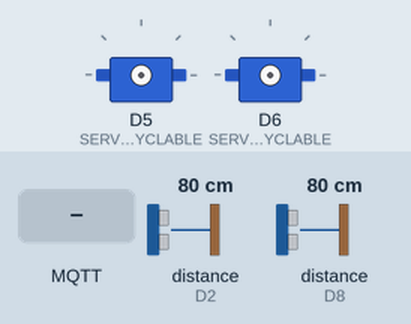
The sketch below on a simulated ESP8266 (NodeMCU). On the bench: 2 × servo. The inputs (shaded band) are chosen by the test bench; at power-on: distance to the obstacle (sensors on D2, D8) 80 cm. The echo pulse lasts 58.3 µs per cm; WiFi joins after 1.5 s; servers stay silent unless stated; no MQTT or app messages arrive unless stated; what the sketch prints to the serial monitor is not drawn.

Above: at 2.8 s.
2.9 s: MQTT message "recyclable" arrives on the first subscribed topic
At 8.8 s:
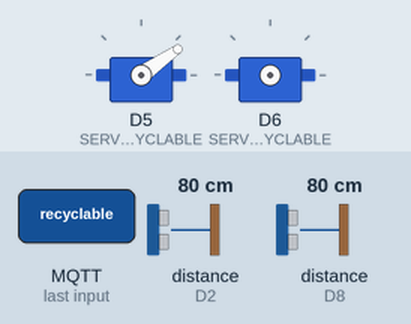
9.4 s: MQTT message "non-recyclable" arrives on the first subscribed topic
At 15.0 s:
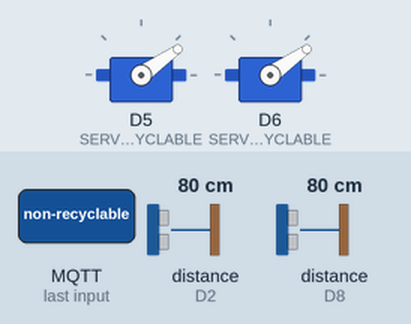
Timing chart, 0 to 16.5 s (numbered marks = the images above; inputs shaded):
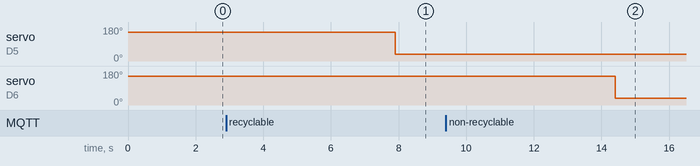

Measured:
- after the input at 2.9 s, servo on D5 (SERVO_PIN_RECYCLABLE): 151° → 35° after 5.0 s
- after the input at 9.4 s, servo on D6 (SERVO_PIN_NONRECYCLABLE): 151° → 35° after 5.0 s

The sketch:

waste_bin_controller.ino
```cpp
#include <ESP8266WiFi.h>
#include <PubSubClient.h>
#include <Servo.h>
#include <ArduinoJson.h>

const char* ssid = "Your Wifi name ";
const char* password = "Your Wifi Password";
const char* mqtt_server = "IP Address";
WiFiClient espClient;
PubSubClient client(espClient);

Servo servoRecyclable;
Servo servoNonRecyclable;

#define SERVO_PIN_RECYCLABLE D5
#define SERVO_PIN_NONRECYCLABLE D6
#define TRIG1 D1
#define ECHO1 D2
#define TRIG2 D7
#define ECHO2 D8

#define SERVO_OPEN_US 2100
#define SERVO_CLOSE_US 900

unsigned long lastPublishTime = 0;
bool wasConnected = false;

void setupUltrasonicSensors() {
  pinMode(TRIG1, OUTPUT);
  pinMode(ECHO1, INPUT);
  pinMode(TRIG2, OUTPUT);
  pinMode(ECHO2, INPUT);
}

long getDistance(int trigPin, int echoPin) {
  digitalWrite(trigPin, LOW);
  delayMicroseconds(2);
  digitalWrite(trigPin, HIGH);
  delayMicroseconds(10);
  digitalWrite(trigPin, LOW);
  long duration = pulseIn(echoPin, HIGH, 15000);
  if (duration == 0) return -1;
  return duration * 0.034 / 2;
}

void publishBinLevels() {
  long distance1 = getDistance(TRIG1, ECHO1);
  delay(50);
  long distance2 = getDistance(TRIG2, ECHO2);

  if (distance1 < 0 || distance1 > 100) distance1 = 999;
  if (distance2 < 0 || distance2 > 100) distance2 = 999;

  StaticJsonDocument<64> doc;
  doc["recyclable"] = distance1;
  doc["non_recyclable"] = distance2;
  char payload[64];
  serializeJson(doc, payload);

  Serial.print("Publishing to smartbin/levels: ");
  Serial.println(payload);

  bool success = client.publish("smartbin/levels", payload);
  if (!success) {
    Serial.println("Publish FAILED ❌, retrying...");
    delay(500);
    success = client.publish("smartbin/levels", payload);
  }
  Serial.println(success ? "Publish succeeded ✅" : "Publish FAILED again ❌");
}
void openBin(Servo& servo, int servoPin) {
  servo.attach(servoPin);
  servo.writeMicroseconds(SERVO_OPEN_US);
  delay(5000);  // Changed from 2000 to 5000 for 5 seconds
  servo.writeMicroseconds(SERVO_CLOSE_US);
  delay(500);
  servo.detach();
}

void callback(char* topic, byte* payload, unsigned int length) {
  String message;
  for (unsigned int i = 0; i < length; i++) {
    message += (char)payload[i];
  }
  Serial.print("Received on waste/classification: ");
  Serial.println(message);

  if (message == "recyclable") {
    Serial.println("Opening recyclable bin ♻️");
    openBin(servoRecyclable, SERVO_PIN_RECYCLABLE);
  } else if (message == "non-recyclable") {
    Serial.println("Opening non-recyclable bin 🚯");
    openBin(servoNonRecyclable, SERVO_PIN_NONRECYCLABLE);
  }
}

void reconnectMQTT() {
  unsigned long start = millis();
  while (!client.connected() && millis() - start < 5000) {
    Serial.println("Connecting to MQTT...");
    String clientId = "ESP8266Client_" + WiFi.macAddress();
    if (client.connect(clientId.c_str())) {
      Serial.println("Connected to MQTT broker!");
      client.subscribe("waste/classification");
      wasConnected = true;
      return;
    }
    Serial.print("Failed, state: ");
    Serial.println(client.state());
    delay(1000);
  }
  Serial.println("MQTT connection timeout");
}

void setup() {
  Serial.begin(115200);
  delay(100);

  WiFi.begin(ssid, password);
  Serial.println("Connecting to WiFi...");
  unsigned long wifiStart = millis();
  while (WiFi.status() != WL_CONNECTED && millis() - wifiStart < 10000) {
    delay(500);
    Serial.print(".");
  }
  if (WiFi.status() == WL_CONNECTED) {
    Serial.println("\nWiFi connected ✅ IP: " + WiFi.localIP().toString());
  } else {
    Serial.println("\nWiFi connection failed");
  }

  setupUltrasonicSensors();
  client.setServer(mqtt_server, 1883);
  client.setCallback(callback);
}

void loop() {
  if (WiFi.status() != WL_CONNECTED) {
    Serial.println("WiFi disconnected, reconnecting...");
    WiFi.reconnect();
    unsigned long wifiStart = millis();
    while (WiFi.status() != WL_CONNECTED && millis() - wifiStart < 5000) {
      delay(500);
      Serial.print(".");
    }
    if (WiFi.status() != WL_CONNECTED) {
      Serial.println("WiFi reconnection failed");
      return;
    }
  }

  if (!client.connected()) {
    wasConnected = false;
    reconnectMQTT();
  } else if (!wasConnected) {
    Serial.println("MQTT connected ✅");
    wasConnected = true;
  }

  client.loop();

  unsigned long now = millis();
  if (now - lastPublishTime > 5000) {
    publishBinLevels();
    lastPublishTime = now;
  }
}
```
